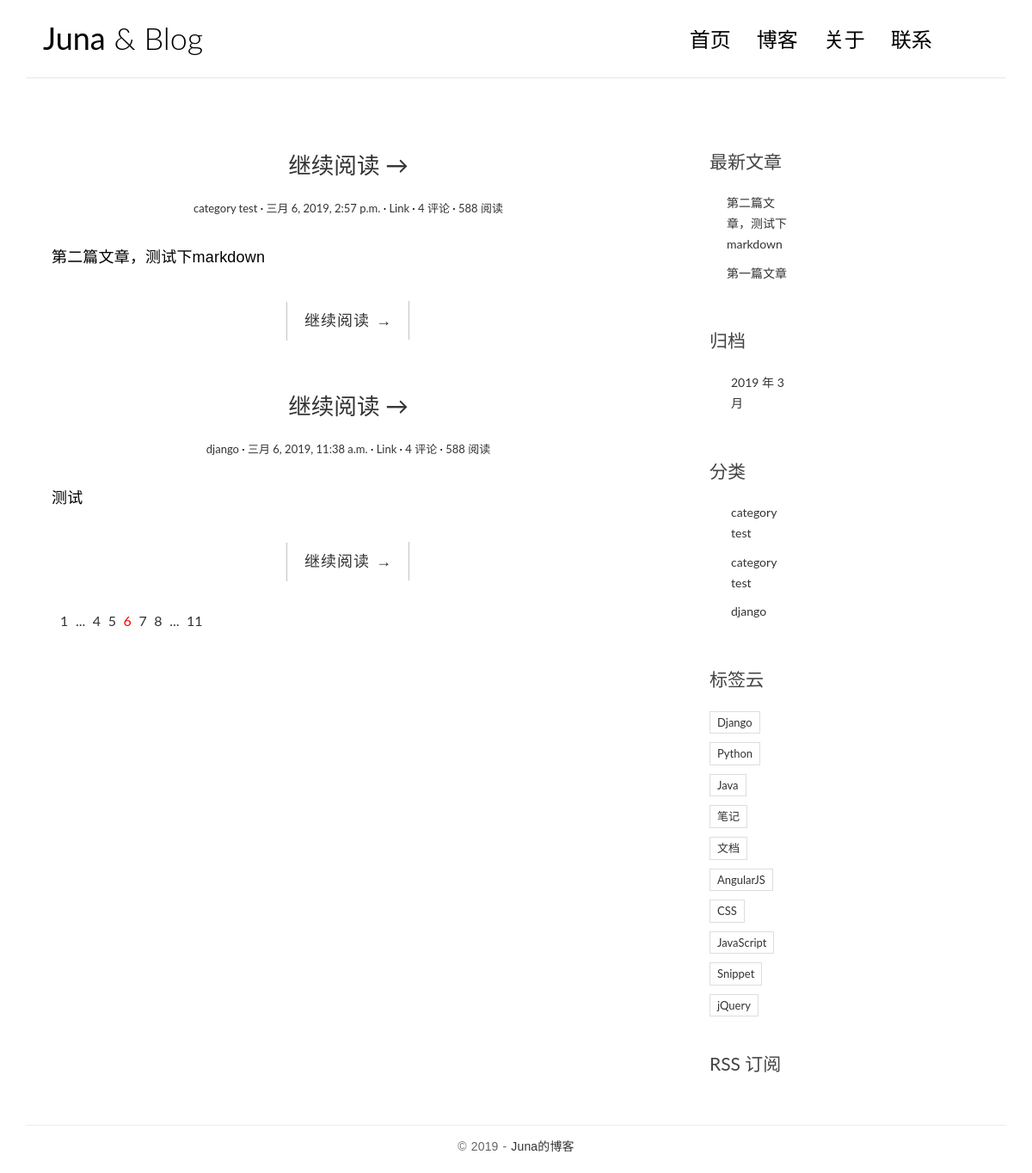
The page / on the database its author committed.
### blog/models.py (models this page shows, shortened)
class Post(models.Model):
    title = models.CharField(max_length=70)
    body = models.TextField()
    created_time = models.DateTimeField()
    modified_time = models.DateTimeField()
    excerpt = models.CharField(max_length=200, blank=True)
    category = models.ForeignKey(Category)
    tags = models.ManyToManyField(Tag, blank=True)
    author = models.ForeignKey(User)
    def get_absolute_url(self):
        return reverse('blog:detail', kwargs={'pk': self.pk})
    class Meta:
        ordering = ['-created_time']

class Category(models.Model):
    name = models.CharField(max_length=100)

### blog/views.py (the view)
# urls.py: url(r'^$', views.index, name='index'),
def index(request):
    post_list = Post.objects.all().order_by('-created_time')
    return render(request, 'blog/index.html', context={'post_list': post_list})

### blog/templatetags/blog_tags.py (called while the page is built)
@register.simple_tag
def get_recent_posts(num=5):
    return Post.objects.all().order_by('-created_time')[:num]

@register.simple_tag
def archives():
    return Post.objects.dates('created_time', 'month', order='DESC')

@register.simple_tag
def get_categories():
    return Category.objects.all()

### templates/blog/index.html (shortened to what this page needs)
<!DOCTYPE html>
{% extends 'base.html' %}
{% load staticfiles %}
			{% block main %}
				{% for post in post_list %}
					<article class="post post-{{ post.pk }}">
						<header class="entry-header">
							<h1 class="entry-title">
								<a href="{{ post.get_absolute_url }}" class="more-link">继续阅读 <span class="meta-nav">→</span>
								</a>
							</h1>
							<div class="entry-meta">
								<span class="post-category"><a href="#">{{ post.category.name }}</a></span>
								<span class="post-date"><a href="#"><time class="entry-date"
												datetime="{{ post.created_time }}">{{ post.created_time }}</time></a></span>
								<span class="post-author"><a href="#">{{ post.author }}</a></span>
								<span class="comments-link"><a href="#">4 评论</a></span>
								<span class="views-count"><a href="#">588 阅读</a></span>
							</div>
						</header>
						<div class="entry-content clearfix">
							<p>{{ post.excerpt }}</p>
							<div class="read-more cl-effect-14">
								<a href="#" class="more-link">继续阅读 <span class="meta-nav">→</span></a>
							</div>
						</div>
					</article>
				{% empty %}
					<div class="no-post">暂时还没有发布的文章！</div>
				{% endfor %}
                <div class="pagination">
                    <ul>
                        <li><a href="">1</a></li>
                        <li><a href="">...</a></li>
                        <li><a href="">4</a></li>
                        <li><a href="">5</a></li>
                        <li class="current"><a href="">6</a></li>
                        <li><a href="">7</a></li>
                        <li><a href="">8</a></li>
                        <li><a href="">...</a></li>
                        <li><a href="">11</a></li>
                    </ul>
                </div>
			{% endblock main %}

### templates/base.html (shortened to what this page needs)
{% load staticfiles %}
{% load blog_tags %}
<!DOCTYPE html>
<html>
<head>
    <link rel="stylesheet" href="http://code.ionicframework.com/ionicons/2.0.1/css/ionicons.min.css">
    <link rel="stylesheet" href="{% static 'blog/css/bootstrap.min.css' %}">
    <link rel="stylesheet" href="{% static 'blog/css/pace.css' %}">
    <link rel="stylesheet" href="{% static 'blog/css/custom.css' %}">
	<link rel="stylesheet" href="{% static 'blog/css/highlights/github.css' %}">
</head>
<body>
<div class="container">
    <header id="site-header">
        <div class="row">
            <div class="col-md-4 col-sm-5 col-xs-8">
                <div class="logo">
                    <h1><a href="{% url 'blog:index' %}"><b>Juna</b> &amp; Blog</a></h1>
                </div>
            </div>
            <div class="col-md-8 col-sm-7 col-xs-4">
                <nav class="main-nav" role="navigation">
                    <div class="collapse navbar-collapse" id="bs-example-navbar-collapse-1">
                        <ul class="nav navbar-nav navbar-right">
                            <li class="cl-effect-11"><a href="{% url 'blog:index' %}" data-hover="首页">首页</a></li>
                            <li class="cl-effect-11"><a href="full-width.html" data-hover="博客">博客</a></li>
                            <li class="cl-effect-11"><a href="about.html" data-hover="关于">关于</a></li>
                            <li class="cl-effect-11"><a href="contact.html" data-hover="联系">联系</a></li>
                        </ul>
                    </div>
                </nav>
            </div>
        </div>
    </header>
</div>
<div class="content-body">
    <div class="container">
        <div class="row">
            <main class="col-md-8">
                    {% block main %}
                    {% endblock main %}
            </main>
            <aside class="col-md-4">
            <aside class="col-md-4">
                <div class="widget widget-recent-posts">
                    <h3 class="widget-title">最新文章</h3>
                    {% get_recent_posts as recent_post_list %}
                    <ul>
                        {% for post in recent_post_list %}
                        <li>
                            <a href="{{ post.get_absolute_url }}">{{ post.title }}</a>
                        </li>
                        {% empty %}
                        暂无文章！
                        {% endfor %}
                    </ul>
                </div>
                <div class="widget widget-archives">
                    <h3 class="widget-title">归档</h3>
                    {% archives as date_list %}
                    <ul>
                      {% for date in date_list %}
                        <li>
                           <a href="{% url 'blog:archives' date.year date.month %}">
                             {{ date.year }} 年 {{ date.month }} 月
                           </a>
                        </li>
                        {% endfor %}
                    </ul>
                </div>
                <div class="widget widget-category">
                    <h3 class="widget-title">分类</h3>
                    {% get_categories as category_list %}
                    <ul>
                        {% for category in category_list %}
                    <li>
                         <a href="{% url 'blog:category' category.pk %}">{{ category.name }}</a>
                    </li>
                    {% endfor %}
                    </ul>
                </div>
                <div class="widget widget-tag-cloud">
                    <h3 class="widget-title">标签云</h3>
                    <ul>
                        <li>
                            <a href="#">Django</a>
                        </li>
                        <li>
                            <a href="#">Python</a>
                        </li>
                        <li>
                            <a href="#">Java</a>
                        </li>
                        <li>
                            <a href="#">笔记</a>
                        </li>
                        <li>
                            <a href="#">文档</a>
                        </li>
                        <li>
                            <a href="#">AngularJS</a>
                        </li>
                        <li>
                            <a href="#">CSS</a>
                        </li>
                        <li>
                            <a href="#">JavaScript</a>
                        </li>
                        <li>
                            <a href="#">Snippet</a>
                        </li>
                        <li>
                            <a href="#">jQuery</a>
                        </li>
                    </ul>
                </div>
                <div class="rss">
                    <a href=""> RSS 订阅</a>
                </div>
            </aside>
        </div>
    </div>
</div>
<footer id="site-footer">
    <div class="container">
        <div class="row">
            <div class="col-md-12">
                <p class="copyright">&copy 2019 -
                    <a href="http://zmrenwu.com/" title="网页模板" target="_blank">Juna的博客</a>
                </p>
            </div>
        </div>
    </div>
</footer>
</body>
</html>

### blog/static/blog/css/custom.css (style rules this page uses)
* { outline: none; }
h1, h2, h3, h4, h5, h6 { margin-top: 0; }
b { font-weight: 400; }
a { color: #333; }
body { color: #444; font-family: 'Lato', sans-serif; }
p { font-family: 'Ubuntu', sans-serif; font-weight: 400; word-spacing: 1px; letter-spacing: 0.01em; }
#site-header { background-color: #FFF; padding: 25px 20px; margin-bottom: 40px; border-bottom: 1px solid #e7e7e7; }
.logo h1 a { color: #000; }
.logo h1 { margin: 0; font-family: 'Lato', sans-serif; font-weight: 300; }
.main-nav { margin-top: 11px; max-width: 95%; }
.main-nav a { color: #000000 !important; padding: 0 0 5px 0 !important; margin-right: 30px; font-family: 'Lato', sans-serif; font-weight: 300; font-size: 24px; }
.cl-effect-11 a { padding: 10px 0; color: #0972b4; text-shadow: none; }
.cl-effect-11 a::before { position: absolute; top: 0; left: 0; overflow: hidden; padding: 0 0 5px 0 !important; max-width: 0; border-bottom: 1px solid #000; color: #000; content: attr(data-hover); white-space: nowrap; -webkit-transition: max-width 0.5s; -moz-transition: max-width 0.5s; transition: max-width 0.5s; }
.content-body { padding-bottom: 4em; }
.post { background: #fff; padding: 30px 30px 0; }
.entry-title { text-align: center; font-size: 1.9em; margin-bottom: 20px; line-height: 1.6; padding: 10px 20px 0; }
.entry-meta { text-align: center; color: #DDDDDD; font-size: 13px; margin-bottom: 30px; }
.entry-content { font-size: 18px; line-height: 1.9; font-weight: 300; color: #000; }
.post-category::after, .post-date::after, .post-author::after, .comments-link::after { content: ' ·'; color: #000; }
.read-more { font-family: 'Ubuntu', sans-serif; font-weight: 400; word-spacing: 1px; letter-spacing: 0.01em; text-align: center; margin-top: 20px; }
.cl-effect-14 a { padding: 0 20px; height: 45px; line-height: 45px; position: relative; display: inline-block; margin: 15px 25px; letter-spacing: 1px; font-weight: 400; text-shadow: 0 0 1px rgba(255, 255, 255, 0.3); }
.cl-effect-14 a::before, .cl-effect-14 a::after { position: absolute; width: 45px; height: 1px; background: #C3C3C3; content: ''; -webkit-transition: all 0.3s; -moz-transition: all 0.3s; transition: all 0.3s; pointer-events: none; }
.cl-effect-14 a::before { top: 0; left: 0; -webkit-transform: rotate(90deg); -moz-transform: rotate(90deg); transform: rotate(90deg); -webkit-transform-origin: 0 0; -moz-transform-origin: 0 0; transform-origin: 0 0; }
.cl-effect-14 a::after { right: 0; bottom: 0; -webkit-transform: rotate(90deg); -moz-transform: rotate(90deg); transform: rotate(90deg); -webkit-transform-origin: 100% 0; -moz-transform-origin: 100% 0; transform-origin: 100% 0; }
.widget { background: #fff; padding: 30px 0 0; }
.widget-title { font-size: 1.5em; margin-bottom: 20px; line-height: 1.6; padding: 10px 0 0; font-weight: 400; }
.widget-recent-posts ul { padding: 0; margin: 0; padding-left: 20px; }
.widget-recent-posts ul li { list-style-type: none; position: relative; line-height: 170%; margin-bottom: 10px; }
.widget-recent-posts ul li::before { content: '\f3d3'; font-family: "Ionicons"; position: absolute; left: -17px; top: 3px; font-size: 16px; color: #000; }
.widget-archives ul { padding: 0; margin: 0; padding-left: 25px; }
.widget-archives ul li { list-style-type: none; position: relative; line-height: 170%; margin-bottom: 10px; }
.widget-archives ul li::before { content: '\f3f3'; font-family: "Ionicons"; position: absolute; left: -25px; top: 1px; font-size: 16px; color: #000; }
.widget-category ul { padding: 0; margin: 0; padding-left: 25px; }
.widget-category ul li { list-style-type: none; position: relative; line-height: 170%; margin-bottom: 10px; }
.widget-category ul li::before { content: '\f3fe'; font-family: "Ionicons"; position: absolute; left: -25px; top: 1px; font-size: 18px; color: #000; }
.widget-tag-cloud ul { padding: 0; margin: 0; margin-right: -10px; }
.widget-tag-cloud ul li { list-style-type: none; font-size: 13px; display: inline-block; margin-right: 10px; margin-bottom: 10px; padding: 3px 8px; border: 1px solid #ddd; }
.rss { font-size: 21px; margin-top: 30px; }
.rss a { color: #444; }
#site-footer { padding-top: 10px; padding: 0 0 1.5em 0; }
.copyright { text-align: center; padding-top: 1em; margin: 0; border-top: 1px solid #eee; color: #666; }
.pagination ul { list-style: none; }
.pagination ul li { display: inline-block; font-size: 16px; margin-right: 5px; }
.current a { color: red; }

### rows shown on the page
Post: category.name "category test", created_time "三月 6, 2019, 2:57 p.m.", author "Link", excerpt "第二篇文章，测试下markdown", title "第二篇文章，测试下markdown"
Post: category.name "django", created_time "三月 6, 2019, 11:38 a.m.", author "Link", excerpt "测试", title "第一篇文章"
Category: name "category test"
Category: name "category test"
Category: name "django"

### other values the page prints
{{ date.year }} "2019"
{{ date.month }} "3"
